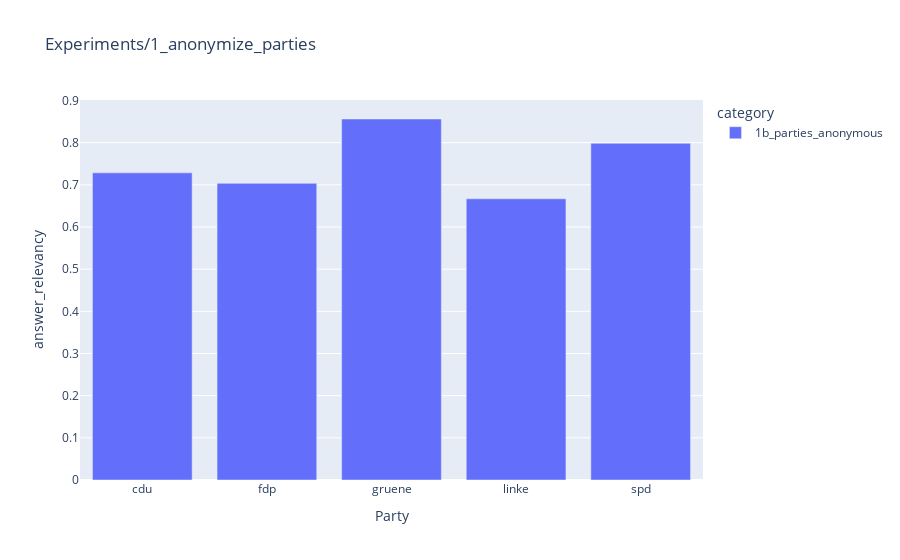

Source (notebook cell):
### Code cell
metric_id = 0
df_plot = pd.DataFrame()
for file_name in metrics_files:
    df = pd.read_csv(file_name, header=[0, 1], index_col=[0, 1])
    metrics = list(set(df.columns.get_level_values(0)))
    experiment_run = "_".join(os.path.basename(file_name).split("_")[1:]).split(".")[0]
    df_plot[experiment_run] = df[metrics[metric_id]].mean(axis=0)


df = pd.DataFrame(df_plot).reset_index().rename(columns={"index": "party"})
df_melted = df.melt(id_vars=["party"], var_name="category", value_name="value")
print(df_melted.groupby("category")["value"].mean())
px.bar(
    df_melted,
    x="party",
    y="value",
    color="category",
    barmode="group",
    labels={"value": metrics[metric_id], "party": "Party"},
    title=f"{experiment}",
)

### Figure 1 — Plotly figure (JSON) as saved in the notebook; plotly's stock layout.template omitted (floating-point values rounded to 4 significant figures)
{"data": [{"alignmentgroup": "True", "hovertemplate": "category=1b_parties_anonymous<br>Party=%{x}<br>answer_relevancy=%{y}<extra></extra>", "legendgroup": "1b_parties_anonymous", "marker": {"color": "#636efa", "pattern": {"shape": ""}}, "name": "1b_parties_anonymous", "offsetgroup": "1b_parties_anonymous", "orientation": "v", "showlegend": true, "textposition": "auto", "type": "bar", "x": ["cdu", "fdp", "gruene", "linke", "spd"], "xaxis": "x", "y": [0.7285, 0.7035, 0.8562, 0.6669, 0.7986], "yaxis": "y"}], "layout": {"barmode": "group", "legend": {"title": {"text": "category"}, "tracegroupgap": 0}, "title": {"text": "Experiments/1_anonymize_parties"}, "xaxis": {"anchor": "y", "domain": [0, 1], "title": {"text": "Party"}}, "yaxis": {"anchor": "x", "domain": [0, 1], "title": {"text": "answer_relevancy"}}}}
